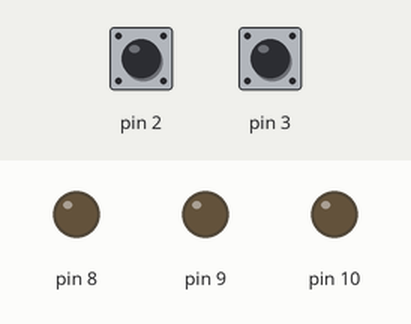
Bench run of a sketch on a simulated Arduino Uno, built with avr-gcc and run on an emulated ATmega328P. Shown: output pins drawn as LEDs (lit = HIGH). Inputs (shaded band) come from the test bench; at power-on: pin 2 LOW, pin 3 LOW. What the sketch prints to the serial monitor is not drawn.

Above: at 1.2 s.
1.3 s: pin 2 driven HIGH
At 3.7 s:
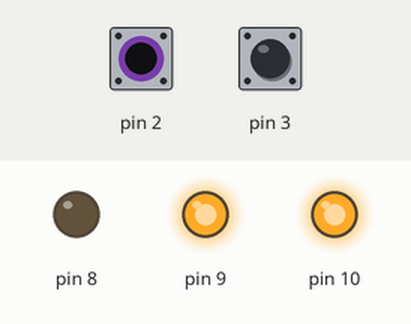
4.0 s: pin 3 driven HIGH
At 5.0 s:
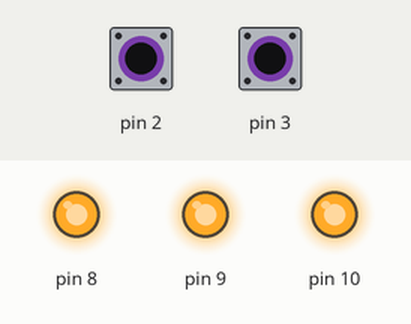
7.0 s: pin 2 pulsed LOW 5 times (0.12 s each, 0.3 s apart)
At 9.6 s:
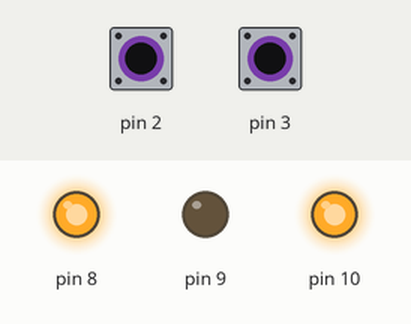
10.0 s: pin 3 pulsed LOW 2 times (0.12 s each, 0.3 s apart)
At 11.9 s:
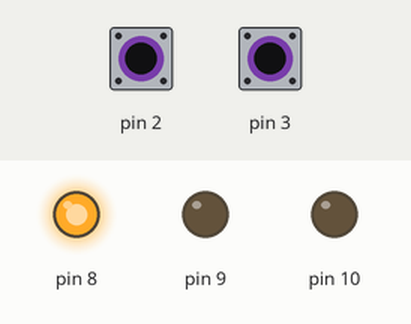
Timing chart, 0 to 13.1 s (numbered marks = the images above; inputs shaded):
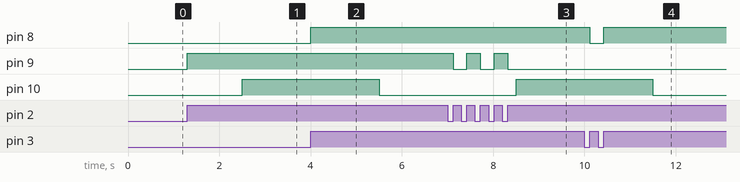

Measured:
- after the input at 1.3 s, pin 9: LOW → HIGH at once
- after the input at 4.0 s, pin 8: LOW → HIGH at once
- after the input at 7.0 s, pin 9: alternates HIGH for 0.30 s and LOW for 0.30 s, 5 changes in all, then stays LOW, starting after 0.12 s
- after the input at 10.0 s, pin 8: HIGH → LOW after 0.12 s, → HIGH 0.30 s later

The sketch:

TaskM1.ino
```cpp
// C++ code
// Global variables
const uint16_t timer_compare = 31249;
volatile uint8_t blueTimer = 6;
// Variables for LED
volatile byte red, green, blue, pRed, pGreen, pBlue = 0;
volatile bool bRed, bGreen, bBlue = false;
void setup(){
  	// Setup ports and other code
	DDRB |= 0b00000111;
    Serial.begin(9600);
    PCICR |= B00000100;
    PCMSK2 |= B00001100;

  	// For setting up timer
  	noInterrupts();
    TCCR1A = 0;
  	TCCR1B = 0;
    TCNT1 = 0;
    OCR1A = timer_compare;
    TCCR1B |= (1 << WGM12);
    TCCR1B |= (1 << CS12);
    TIMSK1 |= (1 << OCIE1A);
    interrupts();
}

void loop() {
// Nothing happens in loop
}

// This updates non timer based LED
void updateLED() {
  PORTB = (PORTB & 0b11111000)
         | (bRed   ? (1 << PB0) : 0)
         | (bGreen ? (1 << PB1) : 0)
         | (bBlue ? (1 << PB2) : 0);
}

// Timer interrupt
ISR(TIMER1_COMPA_vect)
{
  //If blue timer is more than 0
  if (blueTimer > 0)
  {
    blueTimer--;
    // If blue time is 0
    if (blueTimer == 0)
    {
      // Make state of light opposite of what it is
      bBlue = !bBlue;
      // Reset timer for next toggle
      blueTimer = 6;
      Serial.print("LED toggled: ");
    }
  }
  updateLED();
}

// PCI interrupt
ISR(PCINT2_vect){
  // Get current red & green LED status
  red = PIND & B00001000;
  green = PIND & B0000100;

  // If it's changed, swap what LED should be
  if(green && !pGreen)
  {
    bGreen = !bGreen;
    Serial.print("Green sensor triggered. New bGreen state: ");
    Serial.println(bGreen);
  }
  if(red && !pRed)
  {
    bRed = !bRed;
    Serial.print("Red sensor triggered. New bRed state: ");
    Serial.println(bRed);
  }

  // Adjust previous values
  pRed = red;
  pGreen = green;

  // Update LED
  updateLED();
}
```
